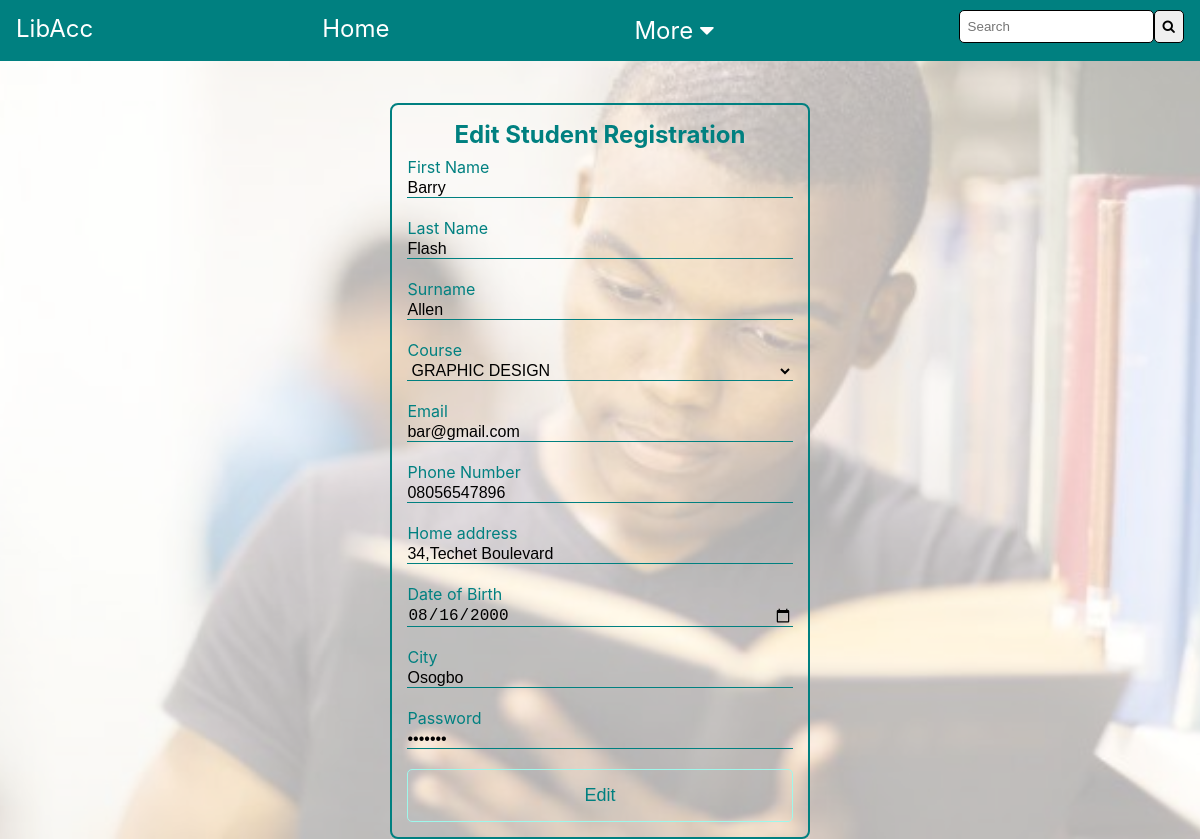
The app's page /edit-student.php?id=2 with its own data.
### tables this page shows
CREATE TABLE `reg` (
  `id` int(11) NOT NULL,
  `f-name` varchar(255) NOT NULL,
  `l-name` varchar(255) NOT NULL,
  `sname` varchar(255) NOT NULL,
  `course` varchar(255) NOT NULL,
  `email` varchar(255) NOT NULL,
  `phone` varchar(255) NOT NULL,
  `home-address` varchar(255) NOT NULL,
  `dob` varchar(255) NOT NULL,
  `city` varchar(255) NOT NULL,
  `password` varchar(255) NOT NULL,
  `reg_time` timestamp NOT NULL DEFAULT CURRENT_TIMESTAMP ON UPDATE CURRENT_TIMESTAMP
);

### edit-student.php (the view, shortened to what this page needs)
<?php
include 'config.php';
$id = mysqli_real_escape_string($con,$_GET['id']);
$sql = "SELECT * FROM `reg` WHERE (`id`='$id')";
$query =mysqli_query($con,$sql);
$row = mysqli_fetch_assoc($query);
?>
<!DOCTYPE html>
<html lang="en">
<head>
    <link rel="stylesheet" href="https://cdnjs.cloudflare.com/ajax/libs/font-awesome/4.7.0/css/font-awesome.min.css">
    <link rel="stylesheet" href="edit-student.css">
</head>
<body>
<nav>
    <a href="#">LibAcc</a>
    <a href="dashboard.php">Home</a>
    <div class="drop-down">
        <button>More  <i class="fa fa-caret-down"></i></button>
    </div>
    <div class="nav-search">
    <input type="search" name="" id="search" placeholder="Search"><button><i class="fa fa-search"></i></button>
</div>
</nav>
<div class="container">
<form action="" method="POST" onsubmit="return fn1()">
<h2>Edit Student Registration</h2>
<span>First Name</span>
<input type="text" value="<?php echo$row['f-name'] ?>" name="fname" >
<br><br>
<span>Last Name</span>
<input type="text" name="lname" value="<?php echo$row['l-name'] ?>">
<br><br>
<span>Surname</span>
<input type="text"  name="sname" value="<?php echo$row['sname'] ?>">
<br><br>
<span>Course</span>
<select name="course" id="" value="<?php echo$row['course'] ?>">
    <option value=""><?php echo$row['course'] ?></option>
</select>
<br><br>
<span>Email</span>
<input type="email" name="email" value="<?php echo$row['email'] ?>">
<br><br>
<span>Phone Number</span>
<input type="tel" name="phone" value="<?php echo$row['phone'] ?>">
<br><br>
<span>Home address</span>
<input type="text" name="address" id="" value="<?php echo$row['home-address'] ?>">
<br><br>
<span>Date of Birth</span>
<input type="date" name="dob" value="<?php echo$row['dob'] ?>">
<br><br>
<span>City</span>
<input type="text" name="city"  value="<?php echo$row['city'] ?>">
<br><br>
<span>Password</span>
<input type="password" name="password" id="" value="<?php echo$row['password'] ?>">
<br><br>
<button type="submit" name="btnreg">Edit</button>
</form>
</div>
</body>
</html>

### edit-student.css (style rules this page uses)
* { box-sizing: border-box; margin: 0; padding: 0; }
body { font-family: -apple-system, BlinkMacSystemFont, 'Segoe UI', Roboto, Oxygen, Ubuntu, Cantarell, 'Open Sans', 'Helvetica Neue', sans-serif; }
body::before { content: ''; position: fixed; background-image: url(img/lib-student.jpeg); background-position: center center; background-attachment: fixed; filter: blur(10px); }
nav { display: flex; justify-content: space-between; overflow: hidden; background-color: teal; position: relative; z-index: 1; }
nav a { float: left; font-size: 24px; color: white; text-align: center; padding: 14px 16px; text-decoration: none; }
.drop-down { float: left; }
.drop-down, .drop-down button, .nav-search { font-size: 24px; border: none; outline: none; color: white; padding: 8px 16px; background-color: inherit; font-family: inherit; margin: 0; }
#search, .nav-search button { padding: 8px; border-radius: 5px; border: thin solid; }
.nav-search button { cursor: pointer; }
.container::before { content: ""; position: fixed; background-image: url(img/lib-student.jpeg); background-attachment: fixed; background-position: center; background-repeat: no-repeat; background-size: cover; filter: opacity(0.3); width: 500%; height: 500%; }
.container { display: grid; justify-content: center; align-items: center; font-family: -apple-system, BlinkMacSystemFont, 'Segoe UI', Roboto, Oxygen, Ubuntu, Cantarell, 'Open Sans', 'Helvetica Neue', sans-serif; }
form h2 { text-align: center; margin-bottom: 2%; }
form { position: relative; font-size: 16px; width: 100%; margin-top: 10%; border: 2px solid teal; border-radius: 8px; padding: 15px; color: teal; }
form input { width: 100%; color: black; border-bottom: 1px solid teal; border-right: none; border-left: none; border-top: none; outline: none; font-size: 100%; background: transparent; }
select { width: 100%; color: black; border: none; border-bottom: 1px solid teal; outline: none; font-size: 100%; background: transparent; }
span { height: 15vh; }
form button { padding: 15px; color: teal; background: transparent; width: 100%; height: 50%; font-size: large; border-radius: 5px; border: thin solid rgb(158, 248, 236); }

### records on screen
reg: fname "Barry", lname "Flash", sname "Allen", course "GRAPHIC DESIGN", email "bar@gmail.com", phone "08056547896", address "34,Techet Boulevard", dob "08/16/2000", city "Osogbo"
